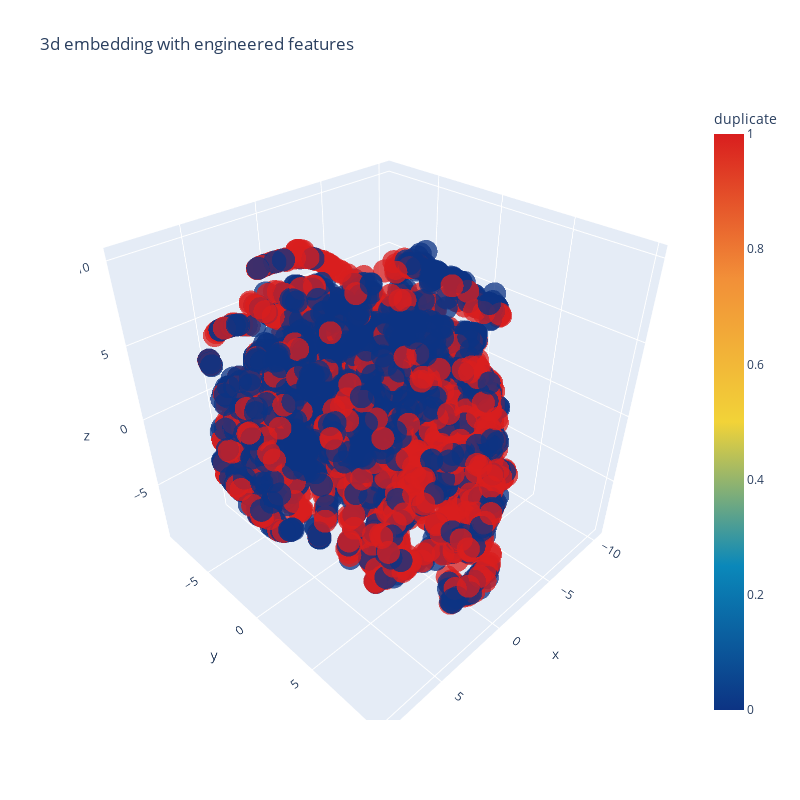

Notebook source saved alongside this figure:
### Code cell
# Notice: If running on colab; have to excute this block twice... 
# I don't know the reasons behind, but works fine on my local PC

trace1 = go.Scatter3d(
    x=tsne[:,0],
    y=tsne[:,1],
    z=tsne[:,2],
    mode='markers',
    marker=dict(
        sizemode='diameter',
        color = y,
        colorscale = 'Portland',
        colorbar = dict(title = 'duplicate'),
        line=dict(color='rgb(255, 255, 255)'),
        opacity=0.75
    )
)

data=[trace1]
layout=dict(height=800, width=800, title='3d embedding with engineered features')
fig=dict(data=data, layout=layout)
py.iplot(fig)

### Figure 1 — Plotly figure (JSON) as saved in the notebook; plotly's stock layout.template omitted (floating-point values rounded to 4 significant figures; data arrays with more than 128 entries replaced by an {"elided": "..."} marker saying what was removed)
{"data": [{"y": {"elided": "5000 float values"}, "mode": "markers", "marker": {"opacity": 0.75, "colorscale": [[0, "rgb(12,51,131)"], [0.25, "rgb(10,136,186)"], [0.5, "rgb(242,211,56)"], [0.75, "rgb(242,143,56)"], [1, "rgb(217,30,30)"]], "color": {"elided": "5000 int values"}, "colorbar": {"title": {"text": "duplicate"}}, "sizemode": "diameter", "line": {"color": "rgb(255, 255, 255)"}}, "x": {"elided": "5000 float values"}, "z": {"elided": "5000 float values"}, "type": "scatter3d"}], "layout": {"width": 800, "title": {"text": "3d embedding with engineered features"}, "height": 800}}
